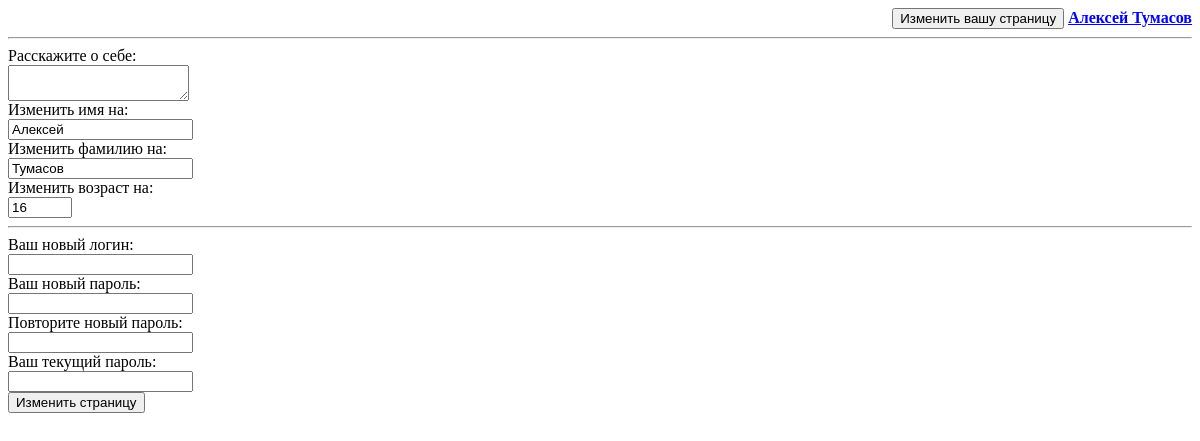
Screenshot of /editProfile.php (signed in) with the database file from the repository.
### tables this page shows
CREATE TABLE `users` (
  `id` int(10) NOT NULL COMMENT 'id записи',
  `login` varchar(128) NOT NULL COMMENT 'Логин',
  `password` varchar(128) NOT NULL COMMENT 'Пароль',
  `name` varchar(32) NOT NULL COMMENT 'Имя пользователя',
  `lastname` varchar(32) NOT NULL COMMENT 'Фамилия пользователя',
  `age` int(3) NOT NULL COMMENT 'Возраст пользователя',
  `pDescription` text NOT NULL COMMENT 'Описание к профилю'
);

### editProfile.php (the view, shortened to what this page needs)
<?php
	include("blocks/header.php");
	$mysql = mysqli_connect("localhost", "root", "", "social");
	$resultArray = mysqli_fetch_array(mysqli_query($mysql, "SELECT * FROM `users` WHERE `id` = '".$_SESSION["user_id"]."'"));
	$name = $resultArray['name'];
	$lastname = $resultArray['lastname'];
	$age = $resultArray['age'];
	$description = $resultArray['pDescription'];
?>
	<form action="acts/editProfile.php" method="post">
		<div class='humanDesc'>
			Расскажите о себе:
			<br />
			<textarea name="pDescription"><?=$description; ?></textarea>
		</div>
		Изменить имя на: <br>
		<input type="text" name="name" value="<?=$name;?>" maxlength="32" /> <br />
		Изменить фамилию на: <br>
		<input type="text" name="lastname" value="<?=$lastname;?>" maxlength="32" /> <br />
		Изменить возраст на: <br>
		<input type="number" name="age" value="<?=$age;?>" min="5" max="150" /> <br />
		<hr>
		Ваш новый логин: <br>
		<input type="text" name="newLogin" maxlength="32" /> <br />
		Ваш новый пароль: <br>
		<input type="password" name="newPassword" /><br />
		Повторите новый пароль: <br>
		<input type="password" name="repeatPassword"/> <br />
		Ваш текущий пароль: <br>
		<input type="password" name="password" /><br />
		<input type="submit" name="submit" value="Изменить страницу" />
	</form>
<?php
	include("blocks/bottom.php");
?>

### rows the page displays
users: name "Алексей", lastname "Тумасов", age "16"

### other values shown
$_SESSION["name_lastname"] "Алексей Тумасов"
